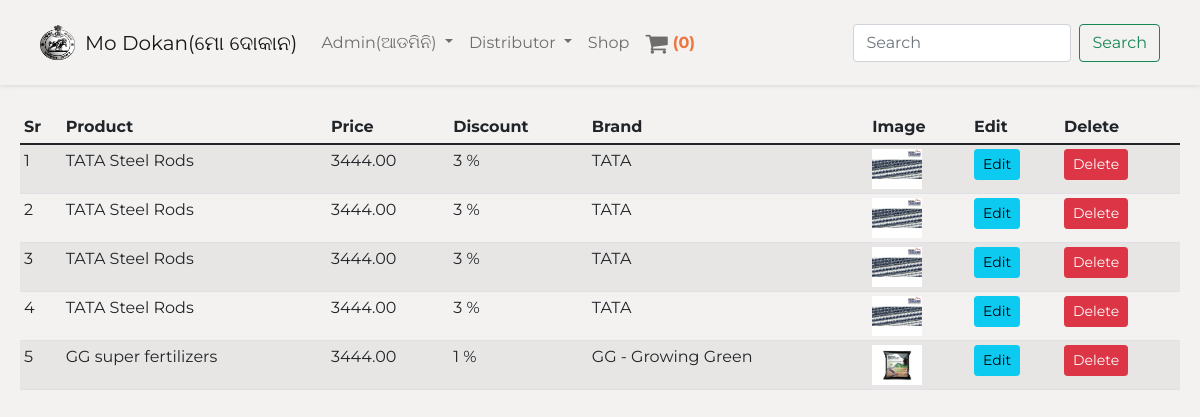
The page /admin (signed in) on the database its author committed.
### shop/products/models.py (models this page shows)
class Addproduct(db.Model):
    id = db.Column(db.Integer, primary_key=True)
    name = db.Column(db.String(80), nullable=False)
    price = db.Column(db.Numeric(10,2), nullable=False)
    discount = db.Column(db.Integer, default=0)
    stock = db.Column(db.Integer, nullable=False)
    quality = db.Column(db.Text, nullable=False)
    desc = db.Column(db.Text, nullable=False)
    brand_id = db.Column(db.Integer, db.ForeignKey('brand.id'), nullable=False)
    brand = db.relationship('Brand', backref=db.backref('brands', lazy=True))
    category_id = db.Column(db.Integer, db.ForeignKey('category.id'), nullable=False)
    category = db.relationship('Category', backref=db.backref('categories', lazy=True))
    dist_id = db.Column(db.Integer, db.ForeignKey('dist.id'), nullable=True)
    dist = db.relationship('Dist', backref=db.backref('dists', lazy=True))
    image_1 = db.Column(db.String(150), nullable=False, default="image.jpg")
    image_2 = db.Column(db.String(150), nullable=False, default="image.jpg")
    image_3 = db.Column(db.String(150), nullable=False, default="image.jpg")

class Brand(db.Model):
    id = db.Column(db.Integer, primary_key=True)
    name = db.Column(db.String(30), nullable=False, unique=True)

### shop/admin/routes.py (the view)
@app.route('/admin')
def admin():
    if 'email' not in session:
        flash(f'Please login first', 'danger')
        return redirect(url_for('login'))
    products = Addproduct.query.all()
    return render_template('admin/index.html',
     title='Admin Page', products=products)

### shop/templates/admin/index.html (shortened to what this page needs)
{% extends 'layout.html' %}
{% block content %}
{% include 'navbar.html' %}
<div class="container-fluid mt-3">
    <table class="table table-sm table-condensed table-striped table-hover">
        <thead>
            <th>Sr</th>
            <th>Product</th>
            <th>Price</th>
            <th>Discount</th>
            <th>Brand</th>
            <th>Image</th>
            <th>Edit</th>
            <th>Delete</th>
        </thead>
        <tbody>
            {% for product in products %}
              <tr>
                  <td>{{loop.index}}</td>
                  <td>{{product.name}}</td>
                  <td>{{product.price}}</td>
                  <td>{{product.discount}} %</td>
                  <td>{{product.brand.name}}</td>
                  <td><img src="{{url_for('static',filename='images/'+product.image_1)}}" width="50" height="40"></td>
                  <td><a href="{{url_for('updateproduct', id=product.id)}}" class="btn btn-info btn-sm">Edit</a></td>
                  <td>
                    <button type="button" class="btn btn-danger btn-sm" data-toggle="modal" data-target="#exampleModal-{{product.id}}">
                      Delete
                    </button>
                  </td>
              </tr>
            {% endfor %}
        </tbody>
    </table>
</div>
{% endblock content %}

### shop/static/css/styles.css (style rules this page uses)
* { margin: 0; padding: 0; box-sizing: border-box; font-family: 'Montserrat', sans-serif; }
.container-fluid { width: 100%; margin: 0; padding: 10px 20px; }
body { background: #f4f2f0; }

### rows shown on the page
Addproduct: name "TATA Steel Rods", price "3444.00", discount "3", brand.name "TATA", image_1 (picture)
Addproduct: name "TATA Steel Rods", price "3444.00", discount "3", brand.name "TATA", image_1 (picture)
Addproduct: name "TATA Steel Rods", price "3444.00", discount "3", brand.name "TATA", image_1 (picture)
Addproduct: name "TATA Steel Rods", price "3444.00", discount "3", brand.name "TATA", image_1 (picture)
Addproduct: name "GG super fertilizers", price "3444.00", discount "1", brand.name "GG - Growing Green", image_1 (picture)

### other values the page prints
{{ session['Shoppingcart']|length }} "0"
